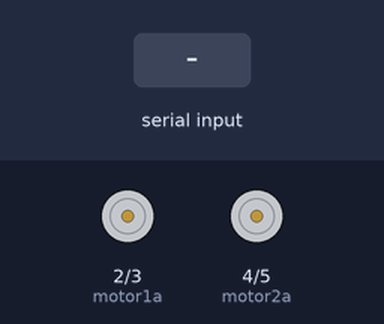
This sketch was run on a simulated Arduino Uno, built with avr-gcc and run on an emulated ATmega328P. Parts: motor-driver pin pairs drawn as motors (green arrow = first pin HIGH = forward, orange = second pin HIGH = backward, longer = more drive). The test bench sets the inputs (shaded band).

Above: at 1.2 s.
1.3 s: "1" received over the second serial link
At 2.2 s:
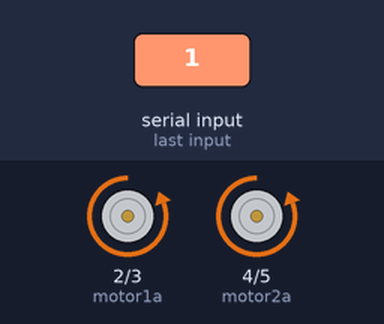
2.8 s: "2" received over the second serial link
At 3.4 s:
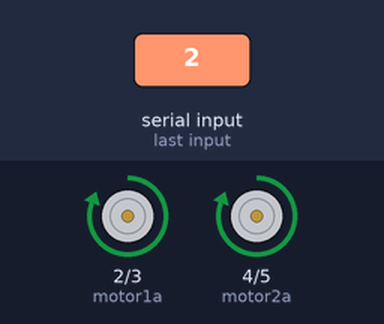
4.3 s: "3" received over the second serial link
At 5.5 s:
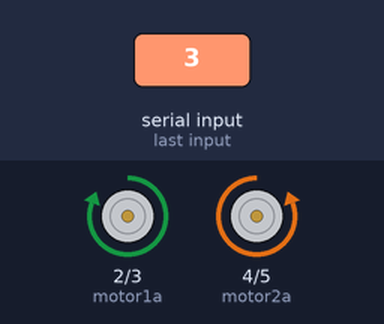
5.8 s: "4" received over the second serial link
At 6.8 s:
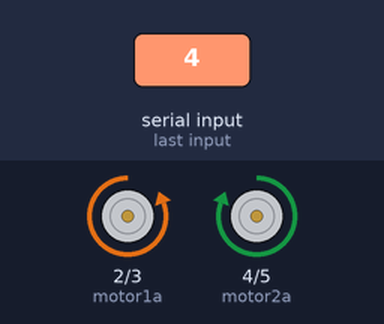
7.3 s: "0" received over the second serial link
At 8.0 s:
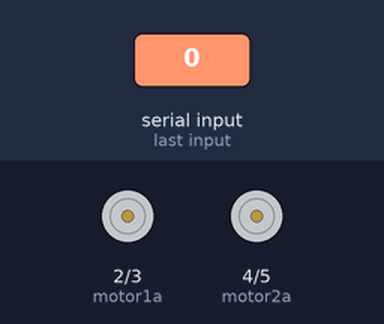
Timing chart, 0 to 9.8 s (numbered marks = the images above; inputs shaded):
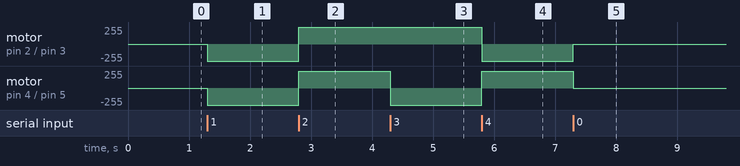

The sketch:

BluetoothCar.ino
```cpp
//Code by Nikolaos Babetas
#include <SoftwareSerial.h>

SoftwareSerial BT(10, 11);
// creates a "virtual" serial port/UART
// connect BT module TX to D10
// connect BT module RX to D11
// connect BT Vcc to 5V, GND to GND

//we define the pins that set the motors' direction
int motor1a = 2;
int motor1b = 3;
int motor2a = 4;
int motor2b = 5;

void setup()
{

  // we define the motor pins as outputs
  pinMode(motor1a, OUTPUT);
  pinMode(motor1b, OUTPUT);
  pinMode(motor2a, OUTPUT);
  pinMode(motor2b, OUTPUT);


  BT.begin(9600);// set the data rate for the SoftwareSerial port


}

char a; // stores incoming character from other device

void loop()
{
  if (BT.available())
  // if text arrived in from BT serial
  {
    a=(BT.read());//it will be read and


    if (a=='1')//if a=1 (the signal from the 'up' button from the bluetooth app) it will move forward
    {
     digitalWrite(motor1a, LOW);
     digitalWrite(motor1b, HIGH);
     digitalWrite(motor2a, LOW);
     digitalWrite(motor2b, HIGH);


    }

    if (a=='2')//it will move backwards
    {
     digitalWrite(motor1a, HIGH);
     digitalWrite(motor1b, LOW);
     digitalWrite(motor2a, HIGH);
     digitalWrite(motor2b, LOW);


    }


    if (a=='3')// it will move left
    {
     digitalWrite(motor1a, HIGH);
     digitalWrite(motor1b, LOW);
     digitalWrite(motor2a, LOW);
     digitalWrite(motor2b, HIGH);


    }


    if (a=='4')//it will move right
    {
     digitalWrite(motor1a, LOW);
     digitalWrite(motor1b, HIGH);
     digitalWrite(motor2a, HIGH);
     digitalWrite(motor2b, LOW);


    }


    if (a=='0')//it will not move
    {
     digitalWrite(motor1a, LOW);
     digitalWrite(motor1b, LOW);
     digitalWrite(motor2a, LOW);
     digitalWrite(motor2b, LOW);


     //You might need to change the numbers 1,2,3,4 if you connect your motors differently to the driver!
     //Have fun!


    }


  }
}
```

Measured:
- after the input at 1.3 s, motor on pin 2 (motor1a) / pin 3 (motor1b), motor on pin 4 (motor2a) / pin 5 (motor2b): stopped → backward 255/255 at once
- after the input at 2.8 s, motor on pin 2 (motor1a) / pin 3 (motor1b), motor on pin 4 (motor2a) / pin 5 (motor2b): backward 255/255 → forward 255/255 at once
- after the input at 4.3 s, motor on pin 4 (motor2a) / pin 5 (motor2b): forward 255/255 → backward 255/255 at once
- after the input at 5.8 s, motor on pin 2 (motor1a) / pin 3 (motor1b): forward 255/255 → backward 255/255 at once; motor on pin 4 (motor2a) / pin 5 (motor2b): backward 255/255 → forward 255/255 at once
- after the input at 7.3 s, motor on pin 2 (motor1a) / pin 3 (motor1b): backward 255/255 → stopped at once; motor on pin 4 (motor2a) / pin 5 (motor2b): forward 255/255 → stopped at once
